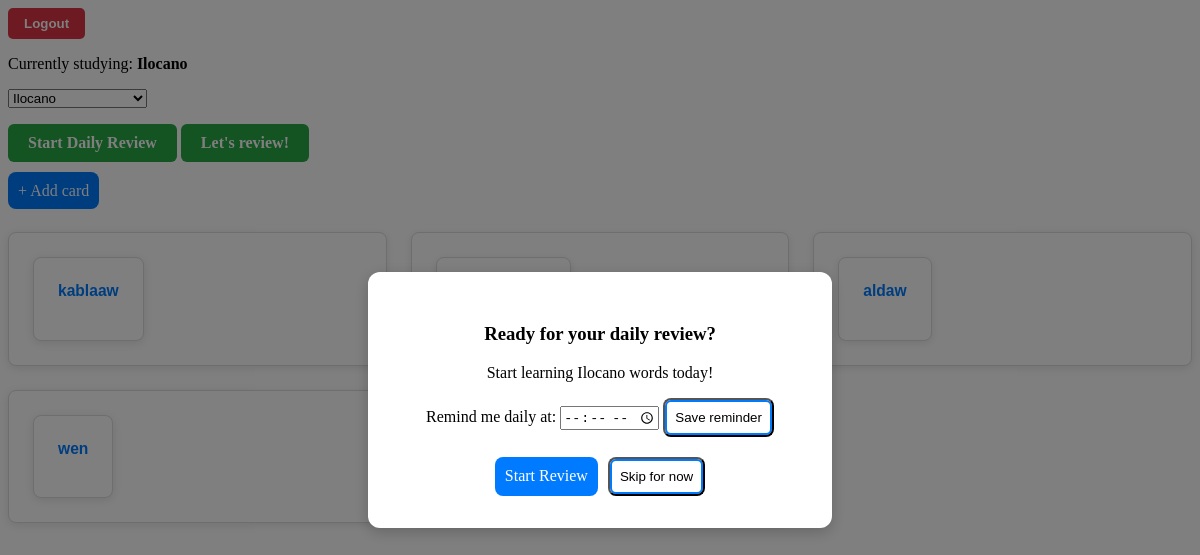
The page /SpeakNoy/?set_dialect=Ilocano (signed in) on the database as committed earlier.
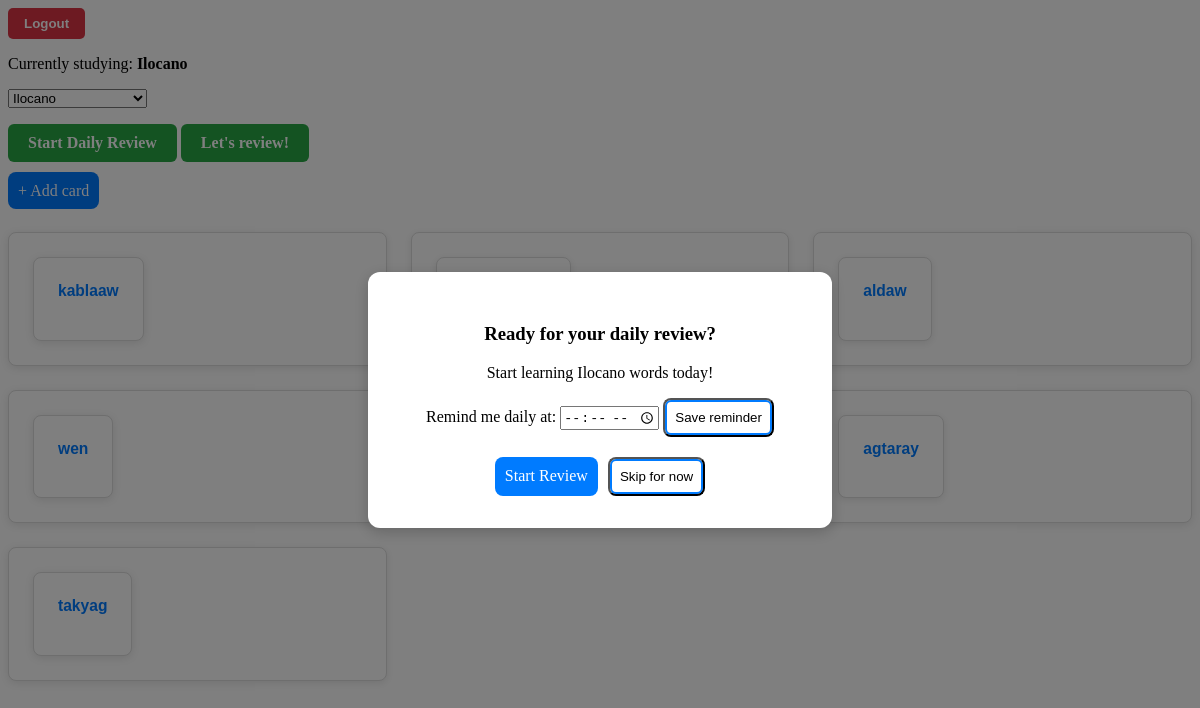
The same page on the database as committed later.
### SpeakNoy/models.py (models this page shows, shortened)
class Flashcard(models.Model):
    PURPOSE_CHOICES = [
        ("Noun", "Noun"),
        ("Pronoun", "Pronoun"),
        ("Verb", "Verb"),
        ("Adjective", "Adjective"),
        ("Adverb", "Adverb"),
        ("Expression", "Expression"),
    ]
    DIALECT_CHOICES = [
        ("Cebuano", "Cebuano"),
        ("Ilocano", "Ilocano"),
    ]
    CARDTYPE_CHOICES = [
        ("Universal", "Universal"),
        ("Custom", "Custom")
    ]
    word = models.CharField(max_length=63)
    pronunciation = models.CharField(max_length=63)
    definition = models.TextField()
    purpose = models.CharField(
        max_length=20,
        choices=PURPOSE_CHOICES,
        default="Noun"
    )
    dialect = models.CharField(
        max_length=20,
        choices=DIALECT_CHOICES,
        default="Cebuano"
    )
    cardtype = models.CharField(
        max_length=9,
        choices=CARDTYPE_CHOICES,
        default="Custom"
    )

### SpeakNoy/views.py (the view, shortened to what this page needs)
# urls.py: path("", flashcard_list_view, name="cardlist"),
def flashcard_list_view(request):
    show_login_popup = False
    if not request.user.is_authenticated:
        show_login_popup = True
    new_dialect = request.GET.get('set_dialect')
    show_review_popup = False
    schedule_saved = False
    if new_dialect:
        request.session['selected_dialect'] = new_dialect
    selected_dialect = request.session.get('selected_dialect')
    show_selection_prompt = False
    if request.user.is_authenticated and not selected_dialect:
        show_selection_prompt = True
    today = str(date.today())
    review_completed_date = request.session.get('review_completed_date')
    can_review = selected_dialect and review_completed_date != today
    if request.user.is_authenticated:
        profile = getattr(request.user, 'profile', None)
        review_popup_time = None
        if profile and profile.daily_review_time:
            review_popup_time = profile.daily_review_time.strftime("%H:%M")
    else:
        review_popup_time = request.session.get('review_popup_time')
    last_popup_date = request.session.get('review_popup_shown_date')
    now = timezone.localtime()
    now_time = now.time().replace(tzinfo=None)
    if can_review:
        if review_popup_time:
            try:
                scheduled_time = datetime.strptime(review_popup_time, "%H:%M").time()
            except ValueError:
                scheduled_time = None
            if scheduled_time and now_time >= scheduled_time and last_popup_date != today:
                show_review_popup = True
                request.session['review_popup_shown_date'] = today
        else:
            if new_dialect and last_popup_date != today:
                show_review_popup = True
                request.session['review_popup_shown_date'] = today
    flashcards = Flashcard.objects.all()
    if selected_dialect:
        flashcards = Flashcard.objects.filter(dialect=selected_dialect)
    else:
        flashcards = Flashcard.objects.none()
    context = {
        'show_login_popup': show_login_popup,
        'flashcard': flashcards if request.user.is_authenticated else [],
        'show_selection_prompt': show_selection_prompt,
        'show_review_popup': show_review_popup,
        'selected_dialect': selected_dialect,
        'can_review': can_review,
        'dialects': ['Cebuano', 'Ilocano'],
        'review_popup_time': review_popup_time,
        'schedule_saved': schedule_saved,
    }
    return render(request, "flashcards/flashcard_list.html", context)

### templates/flashcards/flashcard_list.html (shortened to what this page needs)
{% extends 'base.html' %}
{% load static %}
{% block extra_css %}
    <link rel="stylesheet" href="{% static 'flashcards/style.css' %}">
{% endblock %}
{% block content %}
    <div class="dialect-header">
        <p>Currently studying: <strong>{{ selected_dialect|default:"None" }}</strong></p>
        <form action="" method="get">
            <select name="set_dialect" onchange="this.form.submit()">
                {% for d in dialects %}
                    <option value="{{ d }}" {% if d == selected_dialect %}selected{% endif %}>{{ d }}</option>
                {% endfor %}
            </select>
        </form>
        {% if can_review %}
            <a href="{% url 'SpeakNoy:daily_review' %}" class="btn-review">Start Daily Review</a>
        {% endif %}
        {% if selected_dialect %}
            <a href="{% url 'SpeakNoy:dialect_review' %}" class="btn-review">Let's review!</a>
        {% endif %}
    </div>
    {% if show_review_popup or schedule_saved %}
        <div id="reviewModal" class="modal-overlay">
            <div class="modal-content">
                {% if schedule_saved %}
                    <h3>Schedule Updated</h3>
                    <p>Your daily review reminder is set for <strong>{{ review_popup_time }}</strong> each day.</p>
                {% else %}
                    <h3>Ready for your daily review?</h3>
                    <p>Start learning {{ selected_dialect }} words today!</p>
                {% endif %}
                <form method="post" class="schedule-form">
                    <label for="daily_review_time">Remind me daily at:</label>
                    <input type="time" id="daily_review_time" name="daily_review_time" value="{{ review_popup_time|default:'' }}">
                    <button type="submit" class="btn-secondary">Save reminder</button>
                </form>
                <div class="modal-buttons">
                    <a href="{% url 'SpeakNoy:daily_review' %}" class="btn-primary">Start Review</a>
                    <button onclick="closeReviewModal()" class="btn-secondary">Skip for now</button>
                </div>
            </div>
        </div>
    {% endif %}
    {% if user.is_authenticated %}
        <a href="{% url 'SpeakNoy:cardcreate' %}" class="btn-primary">+ Add card</a>
    {% endif %}
    <div class="review-cards">
        {% for card in flashcard %}
            <div class="review-card">
                <form method="GET" action="{% url 'SpeakNoy:card' card.pk %}">
                    <button class="review-card"><h3>{{ card.word }}</h3></button>
                </form>
            </div>
        {% empty %}
            <p>No words to review yet.</p>
        {% endfor %}
    </div>
{% endblock %}

### templates/base.html (shortened to what this page needs)
<!DOCTYPE html>
{% load static %}
<html lang="en-US">
    <head>
        {% block extra_css %}{% endblock %}
    </head>
    <body>
        <form action="{% url 'accounts:logout' %}" method="post">
            <button type="submit" class="logout-btn">Logout</button>
        </form>
        {% block content %}{% endblock %}
    </body>
</html>

### static/flashcards/style.css (style rules this page uses)
.modal-overlay { position: fixed; top: 0; left: 0; width: 100%; height: 100%; background: rgba(0, 0, 0, 0.5); display: flex; justify-content: center; align-items: center; z-index: 1000; }
.modal-content { background: white; padding: 2rem; border-radius: 12px; width: 400px; text-align: center; box-shadow: 0 4px 15px rgba(0,0,0,0.2); }
.btn-primary { padding: 10px; background: #007bff; color: white; text-decoration: none; border-radius: 8px; transition: transform 0.2s; }
.btn-secondary { padding: 10px; box-shadow: inset 0 0 0 2px #007bff; background: white; color: black; text-decoration: none; border-radius: 8px; transition: transform 0.2s; }
.logout-btn { background-color: #dc3545; color: white; border: none; padding: 8px 16px; border-radius: 5px; cursor: pointer; font-weight: bold; }
.modal-buttons { display: flex; gap: 10px; margin-top: 20px; justify-content: center; }
.review-cards { display: grid; grid-template-columns: repeat(auto-fill, minmax(300px, 1fr)); gap: 1.5rem; margin: 2rem 0; }
.review-card { background: white; border: 1px solid #ddd; border-radius: 8px; padding: 1.5rem; box-shadow: 0 2px 8px rgba(0,0,0,0.1); transition: transform 0.2s; }
.review-card h3 { margin-top: 0; color: #007bff; }
.btn-review { display: inline-block; margin-top: 1rem; padding: 10px 20px; background: #28a745; color: white; text-decoration: none; border-radius: 6px; font-weight: bold; transition: background 0.2s; }

Rows that differ between the two databases and show on the page:
added Flashcard: word "agtaray"
added Flashcard: word "takyag"
